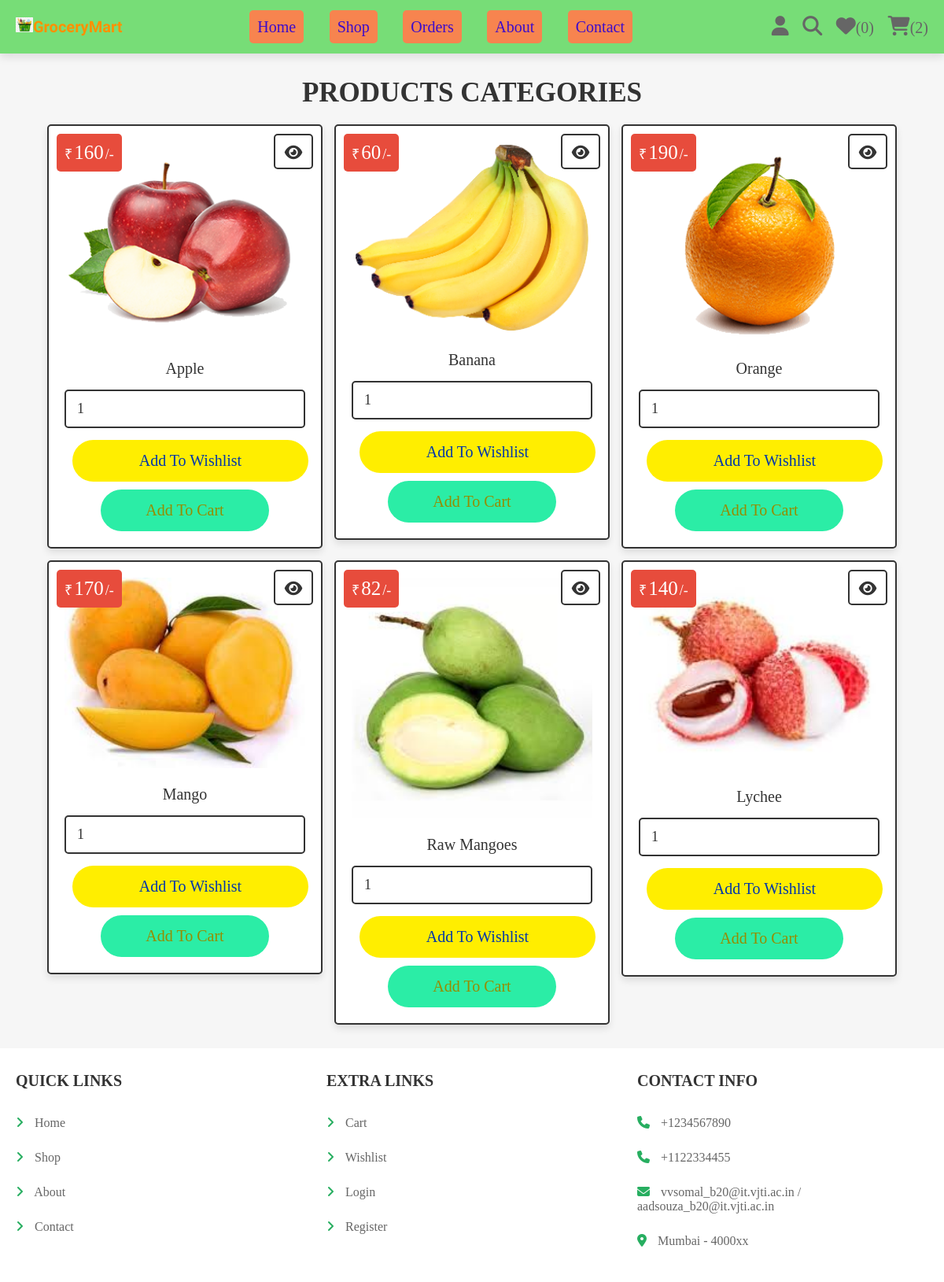
Page /category.php?category=fruits (signed in) on the committed database.
### tables this page shows
CREATE TABLE `products` (
  `id` int(100) NOT NULL,
  `name` varchar(100) NOT NULL,
  `category` varchar(20) NOT NULL,
  `details` varchar(500) NOT NULL,
  `price` int(100) NOT NULL,
  `image` varchar(100) NOT NULL
);

### category.php (the view, shortened to what this page needs)
<?php
@include 'config.php';
?>
<!DOCTYPE html>
<html lang="en">
<head>
   <link rel="stylesheet" href="https://cdnjs.cloudflare.com/ajax/libs/font-awesome/6.1.1/css/all.min.css">
   <link rel="stylesheet" href="css/style.css">
</head>
<body>
<?php include 'header.php'; ?>
<section class="products">
   <h1 class="title">Products Categories</h1>
   <div class="box-container">
   <?php
      $category_name = $_GET['category'];
      $select_products = $conn->prepare("SELECT * FROM `products` WHERE category = ?");
      $select_products->execute([$category_name]);
      if($select_products->rowCount() > 0){
         while($fetch_products = $select_products->fetch(PDO::FETCH_ASSOC)){
   ?>
   <form action="" class="box" method="POST">
      <div class="price">₹<span><?= $fetch_products['price']; ?></span>/-</div>
      <a href="view_page.php?pid=<?= $fetch_products['id']; ?>" class="fas fa-eye"></a>
      <img src="uploaded_img/<?= $fetch_products['image']; ?>" alt="">
      <div class="name"><?= $fetch_products['name']; ?></div>
      <input type="number" min="1" value="1" name="p_qty" class="qty">
      <input type="submit" value="add to wishlist" class="option-btn" name="add_to_wishlist">
      <input type="submit" value="add to cart" class="btn" name="add_to_cart">
   </form>
   <?php
         }
      }else{
         echo '<p class="empty">No products available!</p>';
      }
   ?>
   </div>
</section>
<?php include 'footer.php'; ?>
</body>
</html>

### css/style.css (style rules this page uses)
.products .box-container { display: grid; grid-template-columns: repeat(auto-fit, 35rem); gap:1.5rem; justify-content: center; align-items: flex-start; }
.products .box-container .box { padding:2rem; text-align: center; border:var(--border); background-color: var(--white); box-shadow: var(--box-shadow); border-radius: .5rem; position: relative; }
.products .box-container .box .price { position: absolute; top:1rem; left:1rem; padding:1rem; border-radius: .5rem; background-color: var(--red); font-size: 1.8rem; color:var(--white); }
.products .box-container .box .price span { font-size: 2.5rem; color:var(--white); margin:0 .2rem; }
.products .box-container .box .fa-eye { position: absolute; top:1rem; right:1rem; border-radius: .5rem; height: 4.5rem; line-height: 4.3rem; width: 5rem; border:var(--border); color:var(--black); font-size: 2rem; background-color: var(--white); }
.products .box-container .box img { width: 100%; margin-bottom: 1rem; }
.products .box-container .box .name { font-size: 2rem; color:var(--black); padding:1rem 0; }
.products .box-container .box .qty { margin:.5rem 0; border-radius: .5rem; padding:1.2rem 1.4rem; font-size: 1.8rem; color:var(--black); border:var(--border); width: 100%; }

### css/components.css (style rules this page uses)
:root { --green:#27ae60; --orange:#f39c12; --red:#e74c3c; --black:#333; --light-color:#666; --white:#fff; --light-bg:#f6f6f6; --border:.2rem solid var(--black); --box-shadow:0 .5rem 1rem rgba(0,0,0,.1); }
* { font-family:Georgia, 'Times New Roman', Times, serif; margin:0; padding:0; box-sizing: border-box; outline: none; border:none; text-decoration: none; color:var(--black); }
body { background-color: var(--light-bg); }
html { font-size: 62.5%; overflow-x: hidden; scroll-behavior: smooth; scroll-padding-top: 6.5rem; }
section { padding:3rem 2rem; max-width: 1200px; margin:0 auto; }
.btn, .delete-btn, .option-btn { display: block; width: 98%; margin:1rem; border-radius:3rem; color:rgb(2, 55, 170); font-size: 2rem; padding:1.5rem; text-transform: capitalize; cursor: pointer; text-align: center; }
.btn { display: block; width: 70%; padding: 15px 20px; margin:auto; margin-top:10px; text-align: center; border: none; background: #2beda6; outline: none; border-radius: 30px; font-size: 2rem; color: rgb(149, 141, 0); cursor: pointer; transition: .3s; }
.option-btn { background-color: rgb(255, 238, 0); }
.title { text-align: center; margin-bottom: 2rem; text-transform: uppercase; color:var(--black); font-size: 3.5rem; }

### rows in the picture
products: price "160", image (picture), name "Apple"
products: price "60", image (picture), name "Banana"
products: price "190", image (picture), name "Orange"
products: price "170", image (picture), name "Mango"
products: price "82", image (picture), name "Raw Mangoes"
products: price "140", image (picture), name "Lychee"

### other values in the picture
$count_wishlist_items->rowCount() "0"
$count_cart_items->rowCount() "2"
